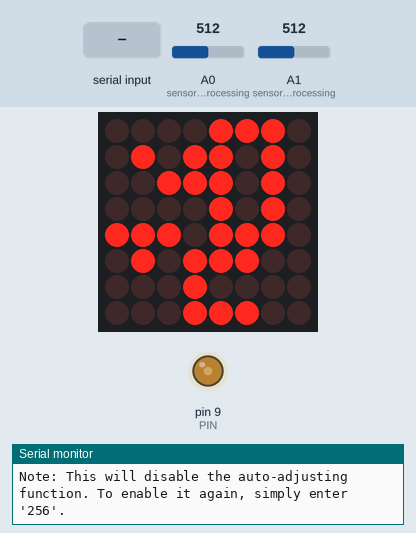
This sketch was run on a simulated Arduino Uno, built with avr-gcc and run on an emulated ATmega328P. Shown: 8×8 LED matrix, output pins drawn as LEDs (lit = HIGH), the last lines printed to the serial monitor. Inputs (shaded band) come from the test bench; at power-on: A1 (sensorsProcessing) = 512, A0 (sensorsProcessing) = 512.

Above: at 1.3 s.
1.4 s: A1 (sensorsProcessing) set to 660
At 3.3 s:
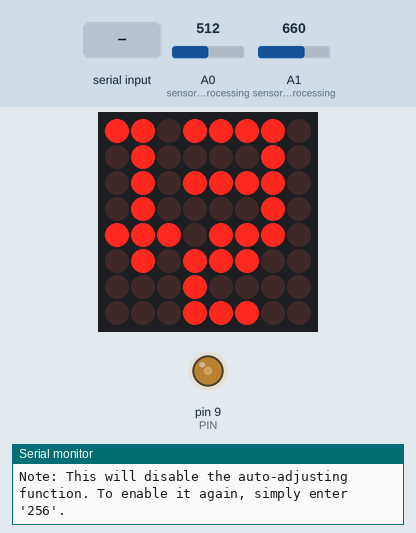
3.6 s: A1 (sensorsProcessing) set to 640
At 5.2 s:
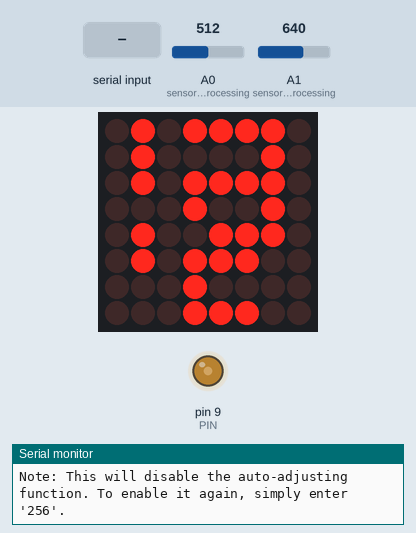
5.6 s: A1 (sensorsProcessing) set to 716
At 6.8 s:
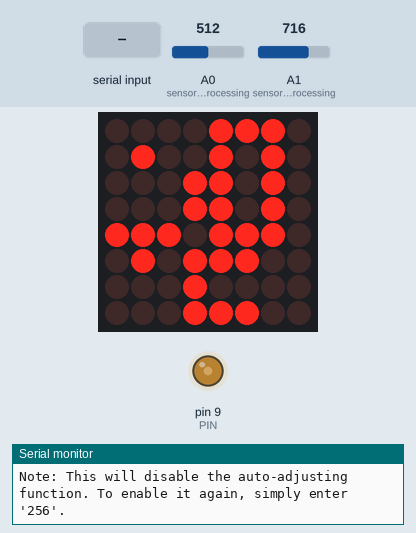
7.6 s: A1 (sensorsProcessing) set to 900
At 8.4 s:
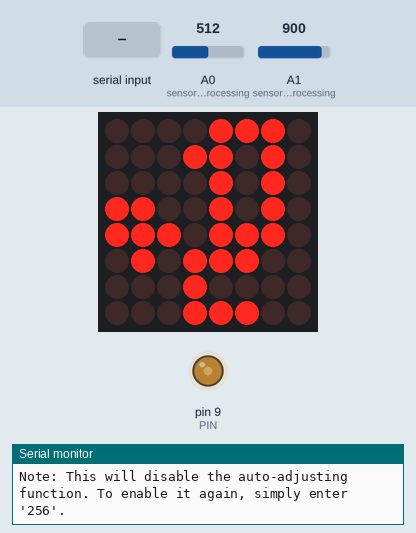
9.6 s: "30,150\n" received over Serial
At 11.3 s:
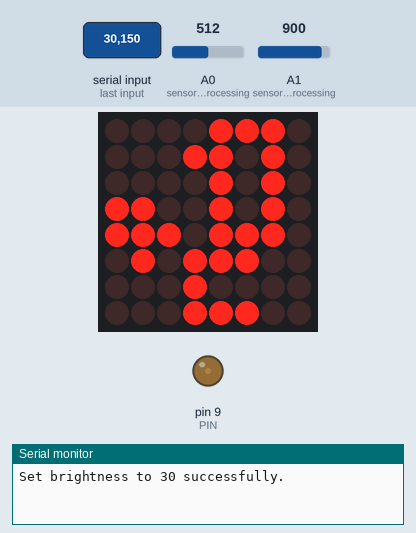
11.7 s: A1 (sensorsProcessing) set to 1023
At 12.9 s:
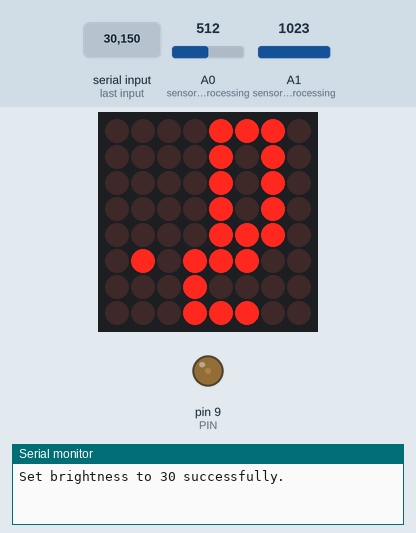
Timing chart, 0 to 14.7 s (numbered marks = the images above; inputs shaded):
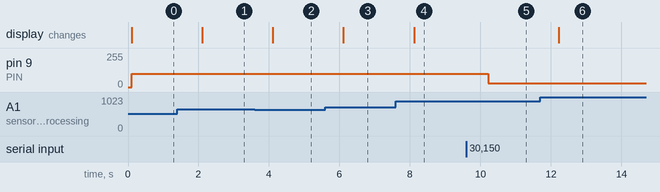

Measured:
- after the input at 1.4 s, the display: changes after 0.71 s (image 1)
- after the input at 3.6 s, the display: changes after 0.51 s (image 2)
- after the input at 5.6 s, the display: changes after 0.52 s (image 3)
- after the input at 7.6 s, the display: changes after 0.52 s (image 4)
- after the input at 9.6 s, pin 9 (PIN): 99/255 → 30/255 after 0.62 s
- after the input at 11.7 s, the display: changes after 0.52 s (image 6)

The sketch:

LedMirror.ino
```cpp
#include <LedControl.h>            //for 8*8 led matrix control
#include <SoftwareSerial.h>       //for BLE

LedControl mat = LedControl(8, 12, 10, 1); //DIN:D8, CLK:D12, CS: D10, numOfDevices: 1
unsigned int numbers[][5] =                   //store digit 0-9 matrix
{
  {14,10,10,10,14},
  {2,2,2,2,2},
  {14,2,14,8,14},

  {14,2,14,2,14},
  {10,10,14,2,2},
  {14,8,14,2,14},
  {14,8,14,10,14},
  {14,2,2,2,2},
  {14,10,14,10,14},
  {14,10,14,2,14},
};


SoftwareSerial mySerial(4, 5);    //Default RX, TX
#define my_Serial mySerial

int brightness;

float light;
int heat;
boolean flag = true;               //the auto-adjusting function is enabled by default

#define PIN 9
#define SP(x) Serial.print(x)

void setup()
{

  //led matrix settings
  mat.shutdown(0, false);         //switch on the led matrix 0
  mat.setIntensity(0, 1);
  mat.clearDisplay(0);

  //display the 'celsius' symbol
  mat.setRow(0, 5, 92);
  mat.setRow(0, 6, 16);
  mat.setRow(0, 7, 28);

  //BLE settings and instructions. Serial needs to be open.
  my_Serial.begin(9600);
  Serial.begin(9600);
  SP("To adjust the brightness manually, please enter a number between 1-255.\n");
  SP("Note: This will disable the auto-adjusting function. To enable it again, simply enter '256'.\n");
  while (Serial.read() >= 0);         //flush the serial buffer

}

void loop()
{
  adjustBrightnessCheck();
  sensorsProcessing();
  delay(1000);
}

inline void adjustBrightnessCheck()
{
  if (Serial.available() > 0)
  {
    delay(100);                         //wait for transfering data
    brightness = Serial.parseInt();
    while (Serial.read() >= 0);

    if (brightness == 256)
    {
      flag = true;
      SP("Auto-adjusting enabled.\n");
    }
    else
    {
      while (brightness < 1 || brightness > 256)
      {
        SP("Please enter a number between 1-255!\n");
        while ((brightness = Serial.parseInt()) == 0);
        while (Serial.read() >= 0);
      }
      analogWrite(PIN, brightness);
      flag = false;

      SP("Set brightness to ");
      SP(brightness);
      SP(" successfully.\n");
    }
  }
}

inline void sensorsProcessing()
{
  heat = round(analogRead(A1) * (5.0 / 1023.0 * 100));
  //led displaying
  for (int i = 0; i < 5; ++i)
    mat.setRow(0, i, (numbers[heat/10][i]<<4) + numbers[heat%10][i]);

  if (flag)
  {
    light = analogRead(A0);
    //Serial.println(light);
    if (light < 200) light = 200;
    else if (light > 650) light = 650;
    analogWrite(PIN, round(-0.5 * light) + 355);
  }
}
```
